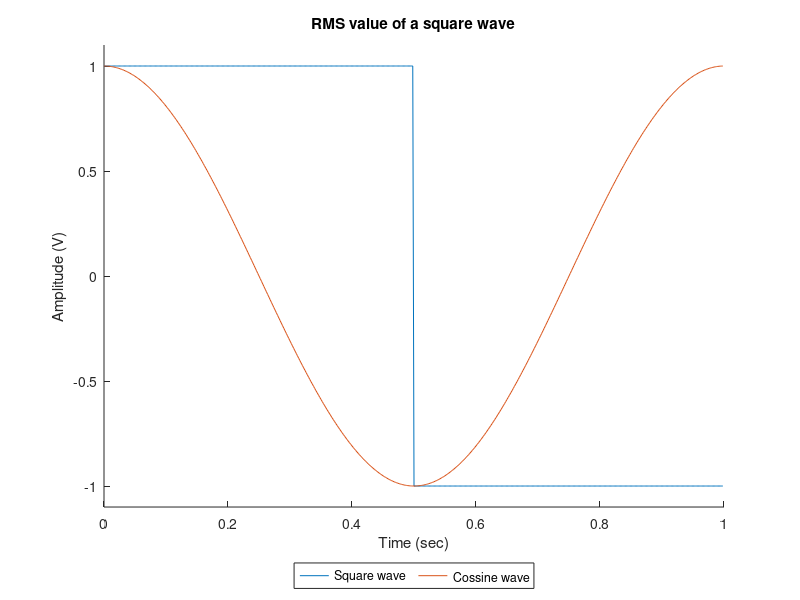

Source code (MATLAB):
close all; clear variables; clc;
Ts = 0.002; % Sample interval
N = 500; % Number of points
t = (0:N-1)*Ts; % Time vector
A = 1; % Signal amplitude
f = 1; % Frequency of both signals 
cw = A*cos(2*pi*f*t); % Sine wave
sqw = A*square(2*pi*f*t); % Cossine wave
rxy = sum(cw.*sqw)/N; % Normalized correlation
% ------------- Graph plotting --------------------------
hold on
plot(t,sqw,'DisplayName','Square wave')
plot(t,cw,'DisplayName','Cossine wave')
ylabel('Amplitude (V)')
xlabel('Time (sec)');
ylim([-1.1*A,1.1*A])
legend('Orientation','horizontal','Box','on','Location','southoutside')
title('RMS value of a square wave')
legend
saveas(gcf,sprintf('%s.png',mfilename))
% --------- Log Command Window text to file --------------------------
filename = sprintf('%s.txt',mfilename);
if exist(filename, 'file') ; delete(filename); end
diary(filename)
rxy
diary off
